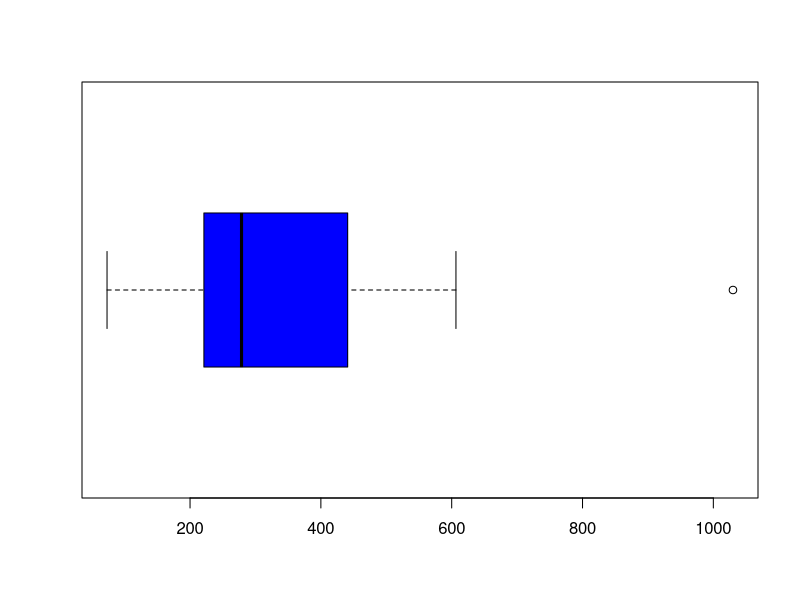

Write R code to recreate this figure.
#Exercise 4.19

nums = c(141.2,259.9,263.3,206,113.6,451,278.7,168.7,73.1,270,606.5,582.7,346.6,1030,362.4,236.3,431,286.2,587.3,240.8,513.5,114.5,407.5);

boxplot(nums,horizontal=TRUE,col="blue");

#Check outliters whether in the sequence.
nums.Q1 = as.integer(quantile(nums,0.25));

nums.Q3 = as.integer(quantile(nums,0.75));

nums.IQR =  as.integer(nums.Q3 - nums.Q1) ; nums.IQR;

nums[nums<(nums.Q1-1.5*nums.IQR) | nums>nums.Q3+1.5*nums.IQR]